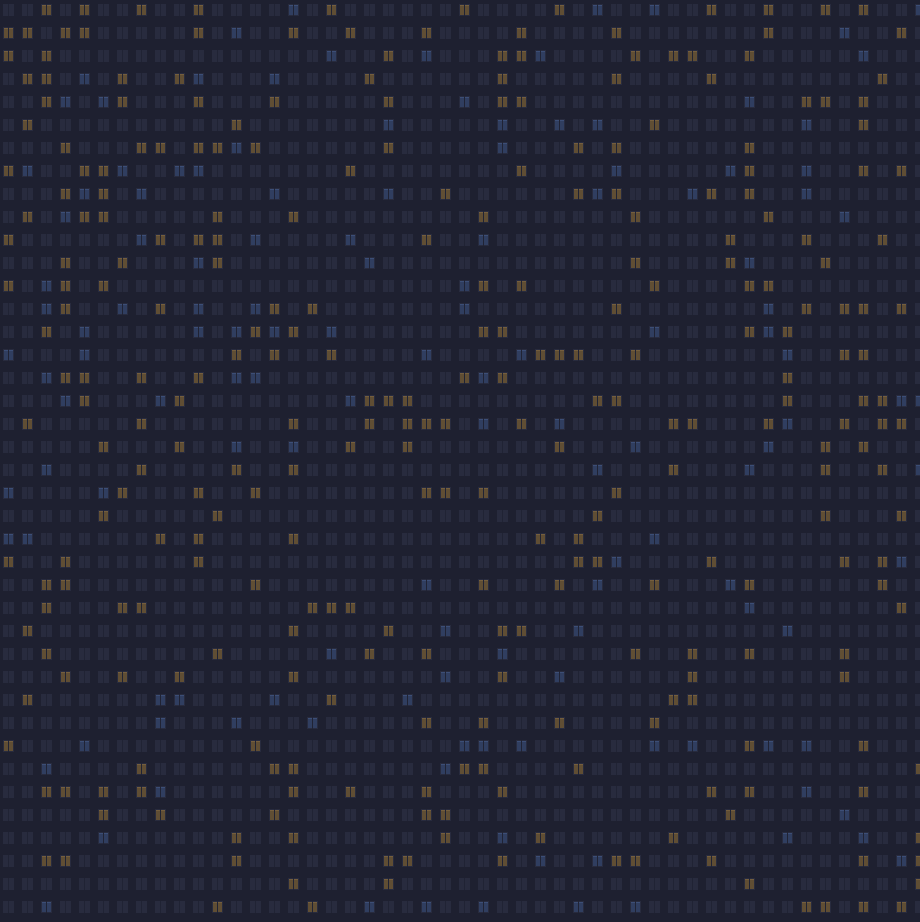
#> input picture mods/office-chrome/wallpaper.png, 1840 x 1844 px (shown at 1/2 size)
$ python -i build-preview.py   (imports and definitions only)
#> lines starting #> are read from the running program, lines starting #| are printed output that depends on the picture
#!/usr/bin/env python3
"""Compose a mock office window from the real mod art, so the layout can be
reviewed without Herdr. Not part of the mods - nothing reads this file.

    python3 tools/build-preview.py     # writes preview.png and layouts/office.png

(It needs Pillow: on a machine whose `python3` isn't the one the system's
python3-pil was built for, run it with that one, e.g. /usr/bin/python3.10.)

The mock follows layouts/office.json and the sizes the mods ask for: a 300 px
sidebar (46 header, Spaces, the Office Agent list, 69 footer), 58 px tab bar,
8 px padding, and the side panel open on the Office tab at its first width,
640 px. The office's night neon is the mods' own: the walls, the desks, the
people and every neon sign (door and rug numbers, the panel buttons, PLAN)
are drawn by the mods' code (tools/preview-figure.mjs --parts); what is
around them follows main.js. Spaces are rooms (a door with its number in
neon, its lamp, sticky notes, faces), a group a band in a cyan tube; Office
Agent is one row per agent under the sidebar's wall. In the panel's office:
the header with the filters; the boss's office with its neon pickers, its
flow and its PLAN board, the goal box and Tell; a Needs you card; the floor,
the group band and each space a rug (its number in neon), each tab a cubicle,
each pane a desk; and the inspector bar on the picked staff member. A tab
with a `tree` shows its split; others, rows.
"""

from __future__ import annotations

import importlib.util
import json
import os
import subprocess

from PIL import Image, ImageDraw, ImageFont

ROOT = os.path.dirname(os.path.dirname(os.path.abspath(__file__)))
W, H = 1600, 900
SIDEBAR = 300
TABS = 58
PAD = 8
# The sidebar's Spaces part: its share (0.62 of 2) of what the logo and the footer leave.
SPACES_H = round((H - 46 - 69) * 0.62 / 2)
PANEL = 640

# [1 line not run here, left out]
# [1 line that did not run here, left out]
INK = "#1d2733"
TAG = "#c8392f"
# The mods' neon (neon.js, main.js): the OA pink, the groups' cyan, a done
# step's green, Stop's red; the dark board signs and pickers sit on, and the
# words on it.
NEON, GROUP_NEON, DONE_NEON, STOP_NEON = "#ff7ab6", "#7fe3f0", "#a6da95", "#ff6b5a"
BOARD, NIGHT_TEXT, NIGHT_OFF = "#17122b", "#c3cbe6", "#6f7898"
SHADE = (8, 12, 18)
# Radii (main.js R): tags, buttons and chips, cubicles and cards, rooms.
R_TAG, R_CONTROL, R_CARD, R_ROOM = 3, 5, 6, 8


def hexa(key: str, alpha: int = 255) -> tuple[int, int, int, int]:
    if key.startswith("#"):
        v = key
    elif key.startswith("ansi") and key[4:].isdigit():
        v = THEME["ansi"][int(key[4:])]
    else:
        v = C[key]
    v = v.lstrip("#")
    return (int(v[0:2], 16), int(v[2:4], 16), int(v[4:6], 16), alpha)


def hex6(key: str) -> str:
    return "#%02x%02x%02x" % hexa(key)[:3]


def whiter(rgb, k: float) -> tuple[int, int, int]:
    return tuple(round(v + (255 - v) * k) for v in rgb[:3])


# [5 lines left out: function lift, not called in this run]


def mono(size: float):
    path = "/usr/share/fonts/truetype/dejavu/DejaVuSansMono.ttf"
    return ImageFont.truetype(path, round(size)) if os.path.exists(path) else font(size)


# [6 lines left out: function font, not called in this run]


def load(rel: str, size: tuple[int, int] | None = None) -> Image.Image:
    im = Image.open(os.path.join(ROOT, rel)).convert("RGBA")
    return im.resize(size, Image.NEAREST) if size else im


# [6 lines left out: function fit, not called in this run]


# Blended drawing (ImageDraw on an RGBA image replaces what is there).
def tint(im: Image.Image, box, color) -> None:
    """A translucent fill blended over what is there."""
    im.alpha_composite(Image.new("RGBA", (round(box[2] - box[0]) + 1, round(box[3] - box[1]) + 1), color), (round(box[0]), round(box[1])))


# [12 lines left out: functions rfill, rline, not called in this run]


def tube(im: Image.Image, box, key: str, radius: int, alpha: int = 0xFF, width: int = 1) -> None:
    """neonFrame: one tube round the box in `key`, lifted bright, at `alpha`."""
    rline(im, box, whiter(lift(key), 0.15) + (alpha,), radius, width)


# [6 lines left out: function board, not called in this run]


# Sample window: three spaces (projects), their tabs and panes. `since`: how
# long the tab has been in its state; `away`: tabs put away.
SPACES = [
    {"name": "web-app", "color": "ansi6", "active": True, "tail": "feat/login ↑1", "branch": "feat/login",
     "git": [("ansi11", "2 changed"), ("ansi10", "↑1 unpushed")],
     "tabs": [
         {"name": "Boss", "active": True, "since": "12m", "tree": ("across", [0, ("stacked", [1, 2])]), "panes": [
             ("manager", "working", "Hiring the team"), ("developer", "working", "frontend-nav"),
             ("designer", "working", "design-login")]},
         {"name": "review", "since": "5m", "panes": [("analyst", "done", "PR #42")]},
     ]},
    {"name": "api", "color": "ansi3", "tail": "", "branch": "",
     "git": [("ansi11", "4 changed")], "away": ["old"],
     "tabs": [
         {"name": "tests", "since": "3m", "panes": [("tester", "blocked", "Push branch"), (None, None, "Terminal")]},
         {"name": "deploy", "since": "1h 5m", "panes": [("support", "idle", "Rollout")]},
     ]},
    {"name": "notes", "color": "ansi5", "tail": "", "branch": "",
     "git": [("ansi9", "no remote")],
     "tabs": [{"name": "docs", "since": "40m", "panes": [("writer", "working", "README"), ("intern", "idle", "Typos")]}]},
]
# A group you made: the same band in Spaces, the Office Agent list and the floor.
GROUPS = [("Product", ("web-app", "api"))]
# The boss's plan on its PLAN board: piece, where it is, who.
PLAN = [("frontend-nav", "working", "developer-nav"), ("design-login", "working", "designer-login"), ("login tests", "todo", "")]
# [1 line that did not run here, left out]
# The panel buttons in the tab bar: their neon sign, lit while open.
PANELS = [("files", "Files", "#7fe3f0", False), ("changes", "Changes", DONE_NEON, False), ("office", "Office", NEON, True)]


def occupied(s) -> bool:
    return any(st for t in s["tabs"] for _, st, _ in t["panes"])


def number(n: int) -> str:
    return f"{n + 1:02d}"


# Every neon sign the mock shows, painted by the mods' own neon.js: [text, colour, lit, points a cell].
# [4 lines that did not run here, left out]

_PARTS: dict = {}


# [14 lines left out: function part, not called in this run]


def sign(text: str, key: str, lit: bool = True) -> Image.Image:
    return part(f"sign-{text}-{hex6(key)}-{'lit' if lit else 'off'}")


# Desk sizes as office-agents draws them (WIDE): the panel's, two lines under each desk.
WIDE = {"dw": 84, "dh": 70, "slot": 92, "label": 15, "text": 11, "gap": 6, "cp": 5, "wide": True}


def slot_h(z) -> int:
    return z["dh"] + 1 + z["label"] + 1 + z["label"] - 3


def grid(n: int) -> int:
    return n if n <= 3 else 2 if n == 4 else 3


def staff(s) -> list[tuple[str, str]]:
    return [(role, st) for t in s["tabs"] for role, st, _ in t["panes"] if st]


def urgent(sts) -> str | None:
    return "blocked" if "blocked" in sts else "working" if "working" in sts else None


# [4 lines left out: function wallpaper, not called in this run]


def darken(key: str, k: float) -> tuple[int, int, int, int]:
    c = hexa(key)
    return tuple(round(v * (1 - k)) for v in c[:3]) + (255,)


def mix(a: str, b: str, t: float) -> tuple[int, int, int, int]:
    x, y = hexa(a), hexa(b)
    return tuple(round(x[i] + (y[i] - x[i]) * t) for i in range(3)) + (255,)


def bright(key: str, t: float = 0.3) -> tuple[int, int, int, int]:
    return mix(C[key], "#ffffff", t)


# [352 lines left out: functions door, face, group_count, draw_spaces, width_of, tab_node and 10 more, not called in this run]


STATUS = {"working": "Working", "blocked": "Needs you", "done": "Done", "idle": "Idle"}
# What each pane's program is called, as the row prints it beside the role.
PROGRAMS = {"manager": "Claude Code", "developer": "Codex", "designer": "Frontend", "analyst": "Review",
            "tester": "Tests", "support": "Deploy", "writer": "Docs", "intern": "Claude Code"}


# [241 lines left out: functions agent_row, draw_agents, chip, draw_boss, draw_panel, faces, not called in this run]


def draw_tabs(im: Image.Image) -> None:
    """The tab bar: the tab you are in lit like a neon sign (a tube in the
    accent, its glow round it), then the side panels' buttons, each its picture
    and its neon sign, lit while its panel is open."""
    tint(im, [SIDEBAR, 0, W, TABS], hexa("chrome", 0x99))
    td = ImageDraw.Draw(im, "RGBA")
    td.line([SIDEBAR, TABS, W, TABS], fill=hexa("border", 0x66))
    x = SIDEBAR + 10
    tabs = [([("manager", "working"), ("developer", "working"), ("designer", "working")], "Boss", True),
            ([("analyst", "done")], "review", False)]
    for people, name, active in tabs:
        tw = 210 if len(people) > 1 else 150
        box = [x, 5, x + tw, TABS - 5]
        rfill(im, box, hexa("raised" if active else "chrome"), 8)
        if active:
            rline(im, [x - 2, 3, x + tw + 2, TABS - 3], hexa("accent", 0x40), 10, 2)
            tube(im, box, C["accent"], 8, 0xFF, 2)
        fw = faces(im, x + 8, people)
        td.text((x + 15 + fw, 21), name, font=font(13), fill=hexa("foreground" if active else "muted"))
        x += tw + 3
    signs = [(kind, sign(name.upper(), color, on), on) for kind, name, color, on in PANELS]
    widths = [6 + 20 + 6 + sg.width + 6 for _, sg, _ in signs]
    bx = W - 12 - sum(widths) - 3 * (len(widths) - 1)
    td.text((bx - 30, 18), "+", font=font(16), fill=hexa("dim"))
    for (kind, sg, on), w in zip(signs, widths):
        icon = load(f"mods/office-tabs/art/{kind}.png", (20, 20))
        if not on:
            icon.putalpha(icon.getchannel("A").point(lambda a: round(a * 0.75)))
        im.alpha_composite(icon, (bx + 6, 19))
        im.alpha_composite(sg, (bx + 32, 21))
        bx += w + 3


# [55 lines left out: function main, not called in this run]


# [2 lines not run here, left out]

>>> import cv2
>>> picture = cv2.imread('../mods/office-chrome/wallpaper.png', cv2.IMREAD_GRAYSCALE)
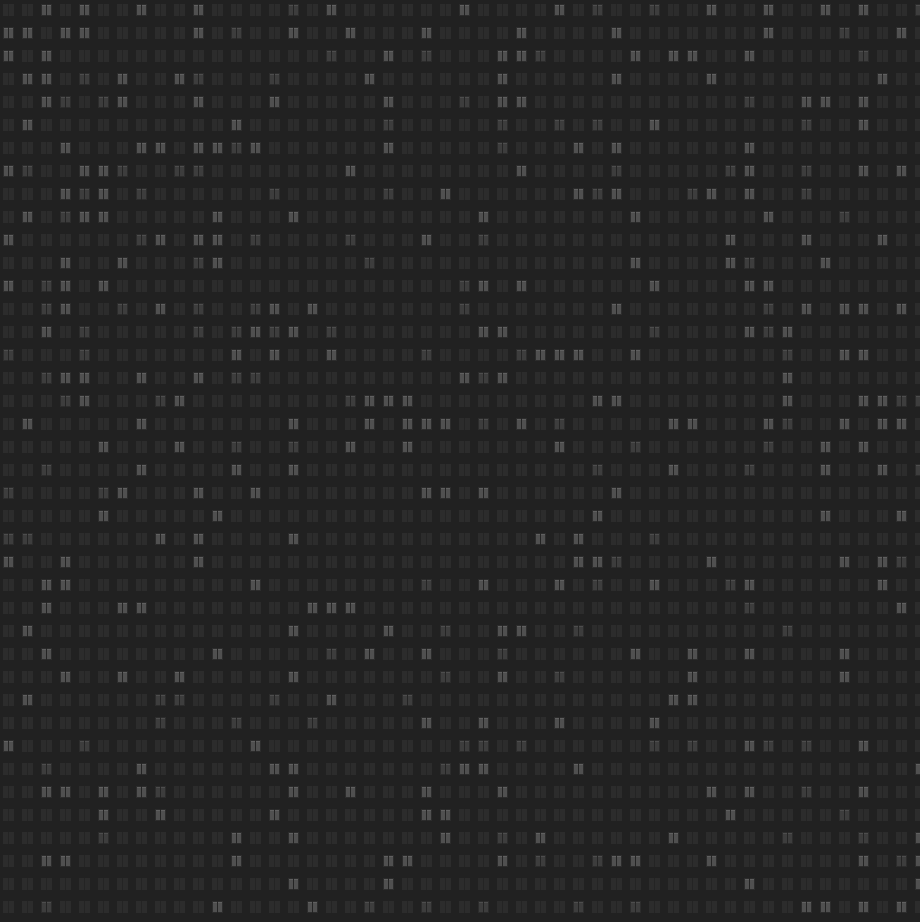
#> picture: shape (1844, 1840) (shown at 1/2 size); min 33, max 96, mean 37.4
>>> result = draw_tabs(picture)
#> (the run stopped early here; a loop or call above may not have finished)
